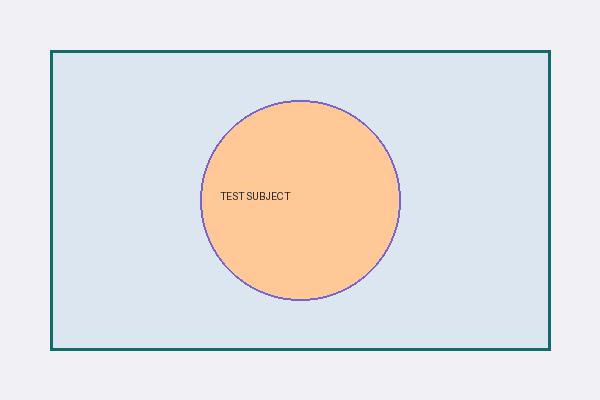
#> input picture backend/tests/fixtures/sample_test.jpg, 600 x 400 px
$ python -i frequency_fft.py   (imports and definitions only)
#> lines starting #> are read from the running program, lines starting #| are printed output that depends on the picture
#> further down, picture is the input picture: PIL image 600x400 RGB; mean R, G, B 227.5, 226.7, 227.6
import numpy as np
from PIL import Image

def analyze_frequency_spectrum(image: Image.Image) -> tuple[float, dict]:
    """
    Performs 2D Fast Fourier Transform (FFT) analysis.
    Checks for high-frequency periodic grid artifacts, spectral decay irregularities,
    and unnatural radial energy distributions characteristic of synthetic generation.
    Returns:
        (spectral_anomaly_score: float, details: dict)
    """
    # Convert to grayscale
    gray = image.convert("L")
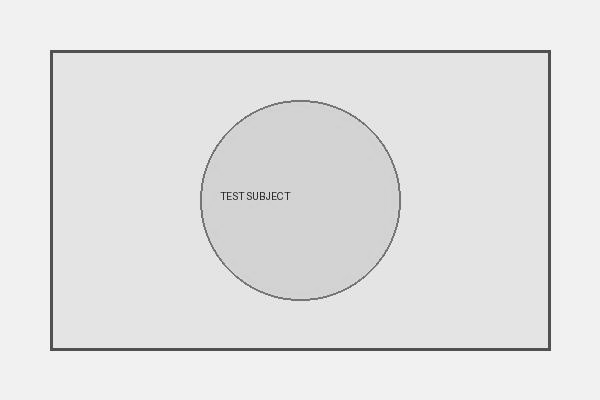
#> gray: PIL image 600x400 L; min 23, max 255, mean 227.1
    w, h = gray.size
#> w = 600; h = 400

    # Crop center square up to 512x512
    dim = min(512, min(w, h))
#> dim = 400
    left = (w - dim) // 2
#> left = 100
    top = (h - dim) // 2
#> top = 0
    cropped = gray.crop((left, top, left + dim, top + dim))
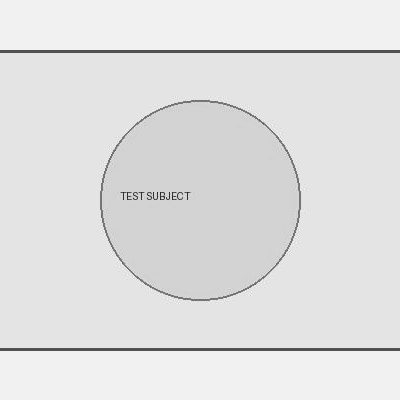
#> cropped: PIL image 400x400 L; min 23, max 255, mean 224.8

    img_array = np.array(cropped, dtype=np.float32)

    # Apply Hanning window to reduce spectral leakage from image edges
    hanning_2d = np.outer(np.hanning(dim), np.hanning(dim))
    windowed = img_array * hanning_2d
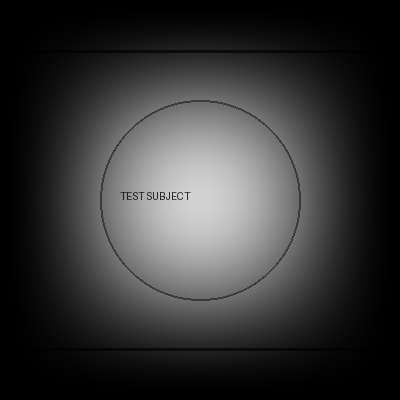
#> windowed: shape (400, 400) float64; min 0, max 225.4, mean 53.7

    # 2D Fast Fourier Transform
    fft = np.fft.fft2(windowed)
    fft_shift = np.fft.fftshift(fft)
    magnitude_spectrum = np.log(np.abs(fft_shift) + 1e-7)
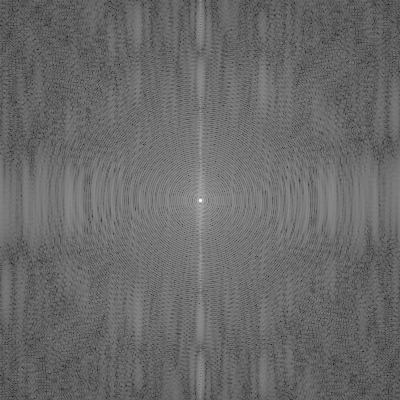
#> magnitude_spectrum: shape (400, 400) float64; min 0.801, max 15.97, mean 7.1; drawn with min black and max white

    # Compute azimuthal average (radial profile from DC center to Nyquist frequency)
    center = dim // 2
#> center = 200
    y, x = np.ogrid[:dim, :dim]
#> y = 400 values from 0 to 399
    r = np.hypot(x - center, y - center).astype(int)

    max_radius = center
#> max_radius = 200
    radial_profile = []
    for radius in range(1, max_radius):
        mask = (r == radius)
        if np.any(mask):
            radial_profile.append(float(np.mean(magnitude_spectrum[mask])))
        else:
            radial_profile.append(0.0)
#> after the loop, radial_profile = 199 values, max 14.89 at index 0, min 6.68 at index 181, mean 7.7

    radial_profile = np.array(radial_profile)

    # Natural images obey 1/f or 1/f^alpha power-law decay.
    # Synthetic models often suffer from high-frequency flattening or anomalous energy spikes.
    if len(radial_profile) > 20:
        # Check high frequency tail (last 25% of frequencies)
        high_freq_slice = radial_profile[int(len(radial_profile) * 0.75):]
#> high_freq_slice = 50 values, max 7.17 at index 3, min 6.68 at index 32, mean 6.88
        mid_freq_slice = radial_profile[int(len(radial_profile) * 0.35):int(len(radial_profile) * 0.75)]
#> mid_freq_slice = 80 values, max 7.93 at index 0, min 7.07 at index 78, mean 7.5

        high_freq_ratio = float(np.mean(high_freq_slice) / (np.mean(mid_freq_slice) + 1e-5))
#> high_freq_ratio = 0.917

        # Check variance of high-frequency ring (periodic grid spikes)
        outer_mask = (r > int(center * 0.7)) & (r < center)
        high_freq_spectral_variance = float(np.var(magnitude_spectrum[outer_mask]))
#> high_freq_spectral_variance = 0.531
    else:
        high_freq_ratio = 1.0
        high_freq_spectral_variance = 0.5

    # Anomaly score normalized between 0.0 (natural 1/f decay) and 1.0 (synthetic periodic peaks / flattened high freq)
    # Natural ratios typically hover between 0.40 and 0.65; AI artifacts tend to exceed 0.75 or have high angular spikes
    spectral_anomaly = min(1.0, max(0.0, (high_freq_ratio - 0.55) / 0.40))
#> spectral_anomaly = 0.918

    details = {
        "high_to_mid_frequency_ratio": round(high_freq_ratio, 3),
        "high_frequency_variance": round(high_freq_spectral_variance, 3),
        "radial_bins_analyzed": len(radial_profile),
        "interpretation": "Evaluates power-law spectral decay and periodic frequency spikes typical of generative upsamplers."
    }

    return spectral_anomaly, details

>>> from PIL import Image
>>> picture = Image.open('../../../tests/fixtures/sample_test.jpg')
>>> result = analyze_frequency_spectrum(picture)
